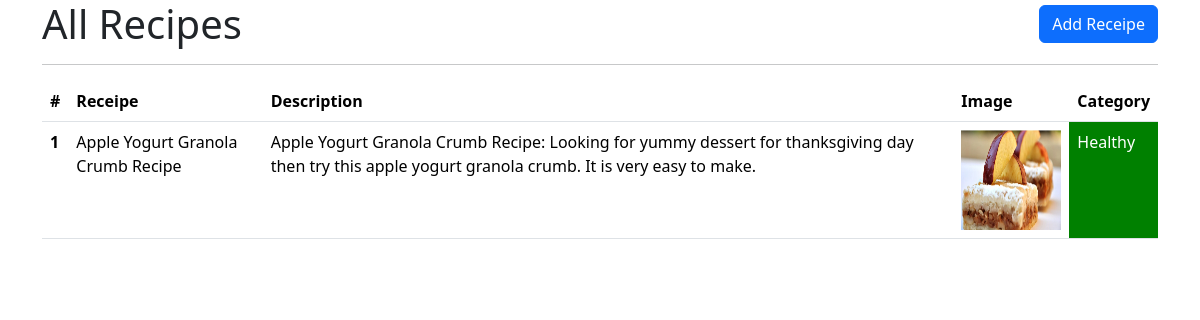
Page /receipe/getAllReceipe/ on the earlier database version.
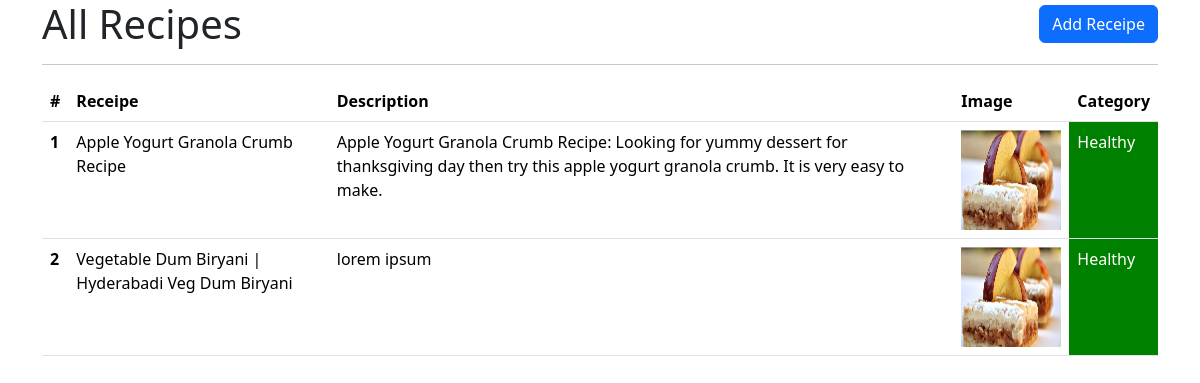
Same page on the later database version.
### vegetables/models.py (models this page shows, shortened)
class Receipe(models.Model):
    receipe_name = models.CharField(max_length= 100)
    receipe_description = models.TextField()
    image = models.ImageField(upload_to='vegpic/')
    category = models.ForeignKey(Category,on_delete=models.PROTECT)

class Category(models.Model):
    name = models.CharField(max_length=100)
    def __str__(self):
        return self.name

### vegetables/views.py (the view)
# urls.py: path('getAllReceipe/',views.getAllReceipe,name= 'getAllReceipe'),
def getAllReceipe(request):
    queryset = Receipe.objects.all()
    context = {'receipe' : queryset}
    return render(request,'AllReceipe.html',context= context)

### vegetables/templates/AllReceipe.html (shortened to what this page needs)
{% extends 'base.html'%}
{%block content%}
<div class="container">
    <div class=" d-flex justify-content-between align-items-center">
        <h1 class="mb-0">All Recipes</h1>
        <button class="btn btn-primary"><a href="{% url 'addReceipe'%}" style="color: white; text-decoration: none;">Add Receipe</a></button>
    </div>
    <hr>
    <table class="table">
        <thead>
            <tr>
                <th scope="col">#</th>
                <th scope="col">Receipe</th>
                <th scope="col">Description</th>
                <th scope="col">Image</th>
                <th scope="col">Category</th>
            </tr>
        </thead>
        <tbody>
            {%for rece in receipe%}
            <tr>
                <th scope="row">{{forloop.counter}}</th>
                <td>{{rece.receipe_name}}</td>
                <td>{{rece.receipe_description}}</td>
                <td>
                    {% if rece.image %}
                    <img src="{{ rece.image.url }}" style="height: 100px; width: 100px;">
                    {% else %}
                    <span>No image</span>
                    {% endif %}
                </td>
                {% if rece.category.name == 'Healthy' %}
                <td style="background-color:green; color: white;">
                    {{ rece.category }}
                </td>
                {% else %}
                <td>
                    {{ rece.category }}
                </td>
                {% endif %}
            </tr>
            {%endfor%}
        </tbody>
    </table>
</div>
{%endblock%}

### vegetables/templates/base.html (shortened to what this page needs)
<!DOCTYPE html>
<html lang="en">
<head>
    <link href="https://cdn.jsdelivr.net/npm/bootstrap@5.3.8/dist/css/bootstrap.min.css" rel="stylesheet">
</head>
<body>
    {% block content %}
    {%endblock%}
</body>
</html>

Differences in the rows shown:
added Receipe: receipe_name "Vegetable Dum Biryani | Hyderabadi Veg Dum Biryani", receipe_description "lorem ipsum", image (picture), category "Healthy"
